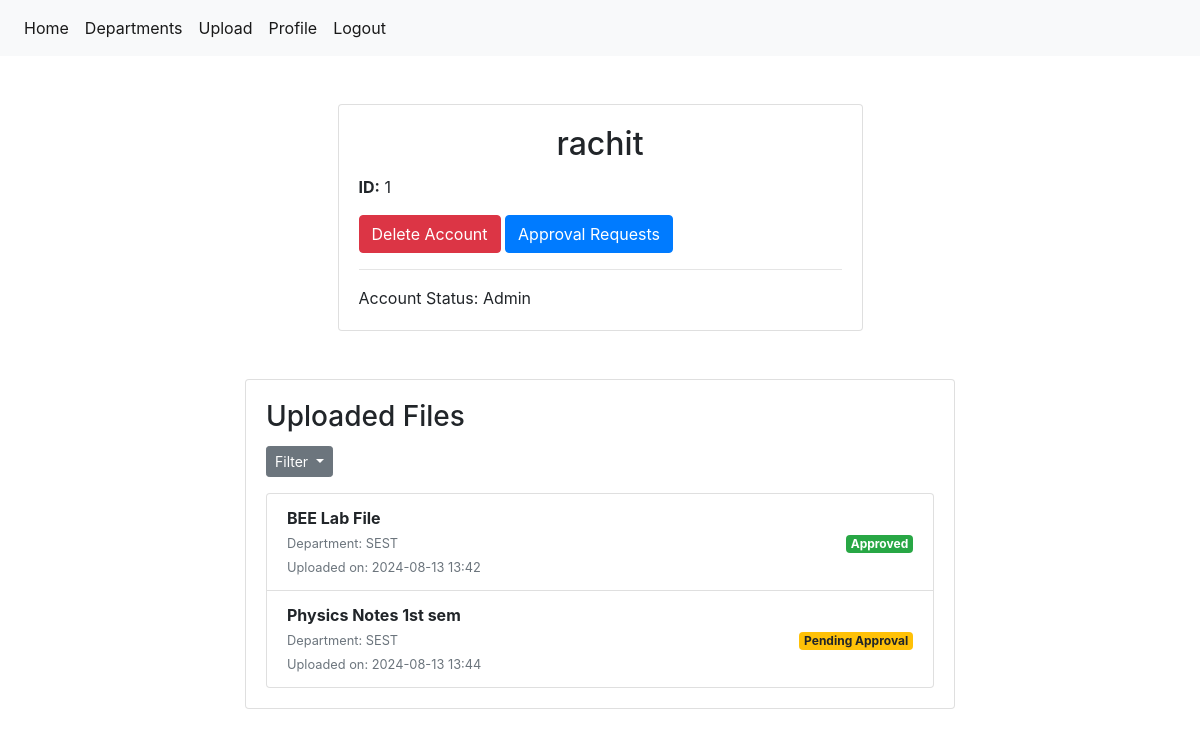
Page /user/user_profile/ (signed in) on the earlier database version.
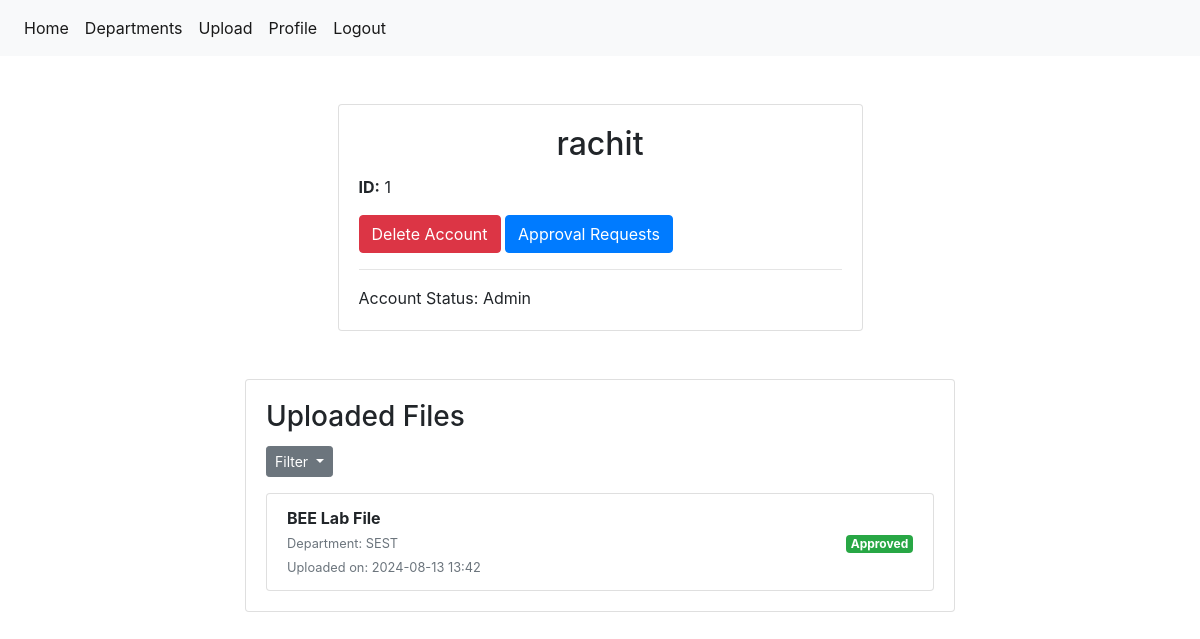
Same page on the later database version.
### library/models.py (models this page shows, shortened)
class File(models.Model):
        file_name = models.CharField(max_length=255)
        file_department = models.CharField(max_length=255)
        file_path = models.FileField(upload_to='uploads/')
        file_status = models.BooleanField(default=False)
        uploaded_by = models.ForeignKey(User, on_delete=models.SET_NULL, null=True, blank=True)
        uploaded_at = models.DateTimeField(auto_now_add=True)

### user/views.py (the view)
# urls.py: path("user_profile/", views.user_profile, name='library_user_profile'),
@login_required
def user_profile(request):
    current_user = request.user
    user = current_user
    filter_option = request.GET.get('filter', 'all')
    if filter_option == 'approved':
        user_files = File.objects.filter(uploaded_by=current_user, file_status=True)
    elif filter_option == 'unapproved':
        user_files = File.objects.filter(uploaded_by=current_user, file_status=False)
    else:
        user_files = File.objects.filter(uploaded_by=current_user)
    return render(request, 'user/user_profile.html', {"user" : user, "user_files": user_files})

### user/templates/user/user_profile.html (shortened to what this page needs)
{% extends "library/base.html" %}
{%block content%}
<div class="container my-5">
    <div class="row justify-content-center">
        <div class="col-md-6">
            <div class="card shadow-sm">
                <div class="card-body">
                    <h2 class="card-title text-center">{{ user.username }}</h2>
                    <p class="card-text"><strong>ID:</strong> {{ user.id }}</p>
                    <div class="d-grid gap-2">
                        <a href="{% url 'library_delete_account' %}" class="btn btn-danger">Delete Account</a>
                        {% if user.is_staff %}
                        <a href="{% url 'library_approve_requests' %}" class="btn btn-primary">Approval Requests</a>
                        <hr>
                        Account Status: Admin
                        {% else %}
                        <hr>
                        <p>Account Status: Normal</p>
                        {% endif %}
                    </div>
                </div>
            </div>
        </div>
    </div>
</div>
<div class="container my-5">
    <div class="row justify-content-center">
        <div class="col-md-8">
            <div class="card shadow-sm">
                <div class="card-body">
                    <h3 class="card-title">Uploaded Files</h3>
                    <div class="btn-group">
                        <button class="btn btn-secondary btn-sm dropdown-toggle" type="button" data-toggle="dropdown" aria-haspopup="true" aria-expanded="false">
                          Filter
                        </button>
                    </div>
                    {% if user_files %}
                        <ul class="list-group">
                            {% for file in user_files %}
                                <li class="list-group-item d-flex justify-content-between align-items-center">
                                    <div>
                                        <strong>{{ file.file_name }}</strong><br>
                                        <small class="text-muted">Department: {{ file.file_department }}</small><br>
                                        <small class="text-muted">Uploaded on: {{ file.uploaded_at|date:"Y-m-d H:i" }}</small>
                                    </div>
                                    <div>
                                        {% if file.file_status %}
                                            <span class="badge badge-success">Approved</span>
                                        {% else %}
                                            <span class="badge badge-warning">Pending Approval</span>
                                        {% endif %}
                                    </div>
                                </li>
                            {% endfor %}
                        </ul>
                    {% else %}
                        <p class="text-center">You haven't uploaded any files yet.</p>
                    {% endif %}
                </div>
            </div>
        </div>
    </div>
</div>
{%endblock%}

Differences in the rows shown:
removed File: file_name "Physics Notes 1st sem", file_department "SEST", uploaded_at "2024-08-13 13:44", file_status "Pending Approval"
